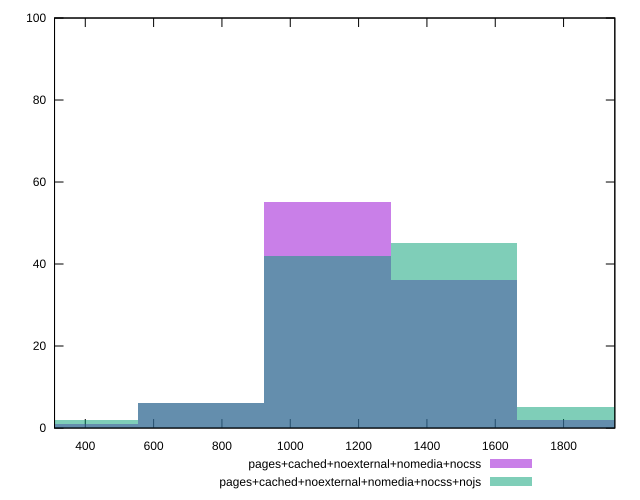

Generate this figure with gnuplot:
reset

$pagesCachedNoexternalNomediaNocss <<EOF
1109.4572072770807 55
1849.0953454618011 2
1479.276276369441 36
369.8190690923602 1
739.6381381847204 6
EOF

$pagesCachedNoexternalNomediaNocssNojs <<EOF
1479.276276369441 45
1109.4572072770807 42
739.6381381847204 6
1849.0953454618011 5
369.8190690923602 2
EOF

set key outside below
set boxwidth 369.8190690923602
set xrange [310:1950]
set yrange [0:100]
set trange [0:100]
set style fill transparent solid 0.5 noborder
set terminal svg size 640, 500 enhanced background rgb 'white'
set output "reprap/uses-webp-images/comparison/histogram/4_vs_5.svg"

plot $pagesCachedNoexternalNomediaNocss title "pages+cached+noexternal+nomedia+nocss" with boxes, \
     $pagesCachedNoexternalNomediaNocssNojs title "pages+cached+noexternal+nomedia+nocss+nojs" with boxes

reset
